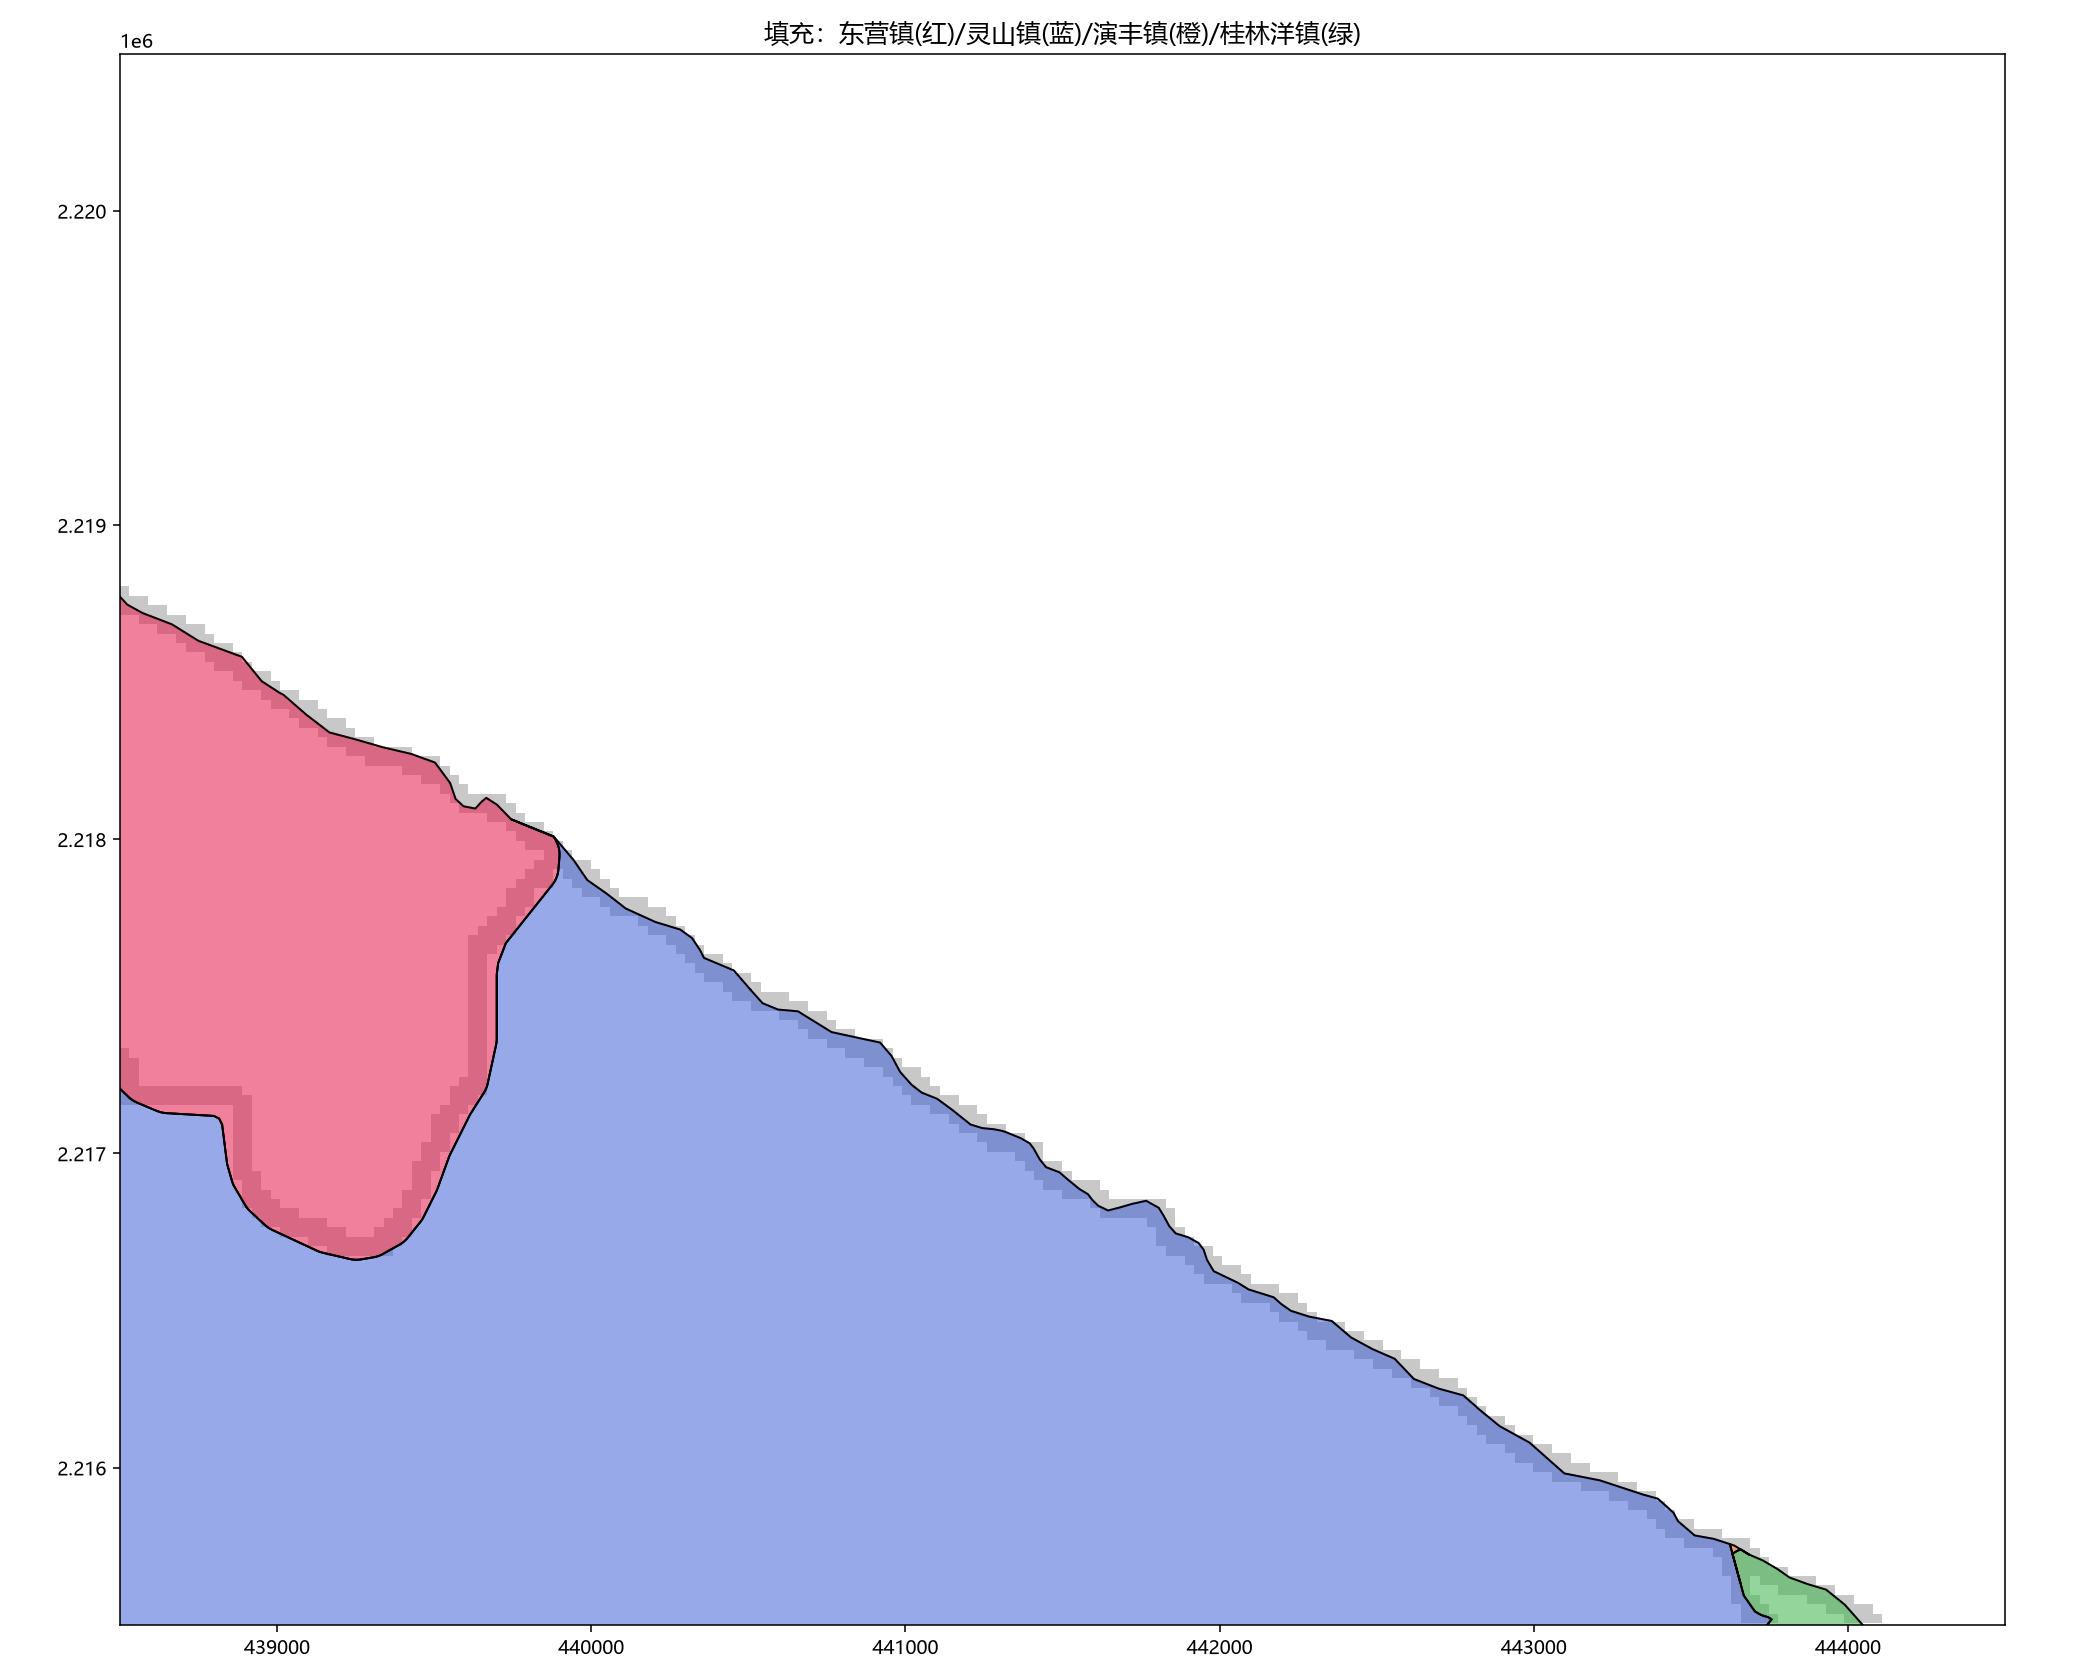

This chart was generated by the following Python code:
# -*- coding: utf-8 -*-
"""填充显示 灵山镇/东营镇/演丰镇/桂林洋镇 多边形，查找残留。"""
import os
import numpy as np
import geopandas as gpd
from PIL import Image
from shapely.ops import unary_union
import matplotlib
matplotlib.use("Agg")
import matplotlib.pyplot as plt

plt.rcParams["font.sans-serif"] = ["Microsoft YaHei"]
plt.rcParams["axes.unicode_minus"] = False

BASE = r"D:\Windows\Documents\海南省村界\海南省村界"
TOWN = os.path.join(BASE, "town")
EMPTY = os.path.join(TOWN, "Empty_map")
HT = os.path.join(TOWN, "Hainan2002", "Hainan_town.shp")
OUT = os.path.join(TOWN, "Haikou2002Color", "zoom_junction.png")
TARGET_CRS = "EPSG:32649"
Wr, Hr, OX, OY = 2036, 2097, 0, 310

g = gpd.read_file(HT, encoding="utf-8").to_crs(TARGET_CRS)
g["CODE"] = g["CODE"].astype(str)
hk = g[g["CODE"].str.startswith("4601") | (g["CITY"].astype(str) == "海口市")].copy().reset_index(drop=True)
minx, miny, maxx, maxy = unary_union([x.buffer(0) for x in hk.geometry]).bounds
sx = (maxx - minx) / Wr
sy = (maxy - miny) / Hr
img = np.array(Image.open(os.path.join(EMPTY, "Haikou_2002.png")).convert("RGB")).astype(np.int32)
dark = (img.sum(2) < 3 * 128)[OY:OY + Hr, OX:OX + Wr]

x0, y0, x1, y1 = 438500, 2215500, 444500, 2220500
c0 = int((x0 - minx) / sx); c1 = int((x1 - minx) / sx)
r0 = int((maxy - y1) / sy); r1 = int((maxy - y0) / sy)
c0, r0 = max(0, c0), max(0, r0); c1, r1 = min(Wr, c1), min(Hr, r1)
ext = (minx + c0 * sx, minx + c1 * sx, maxy - r1 * sy, maxy - r0 * sy)

fig, ax = plt.subplots(figsize=(15, 12), dpi=140)
bl = np.ones((r1 - r0, c1 - c0, 3), np.uint8) * 255
bl[dark[r0:r1, c0:c1]] = [200, 200, 200]
ax.imshow(bl, extent=ext, origin="upper", zorder=0)
colors = {"东营镇": "#e6194b", "灵山镇": "#4363d8", "演丰镇": "#f58231",
          "桂林洋镇": "#3cb44b", "三江镇": "#911eb4", "海秀镇": "#42d4f4",
          "府城镇": "#f032e6", "城西镇": "#9a6324"}
for i in hk.index:
    nm = hk.TOWN[i]
    if nm not in colors:
        continue
    for p in (hk.geometry[i].geoms if hk.geometry[i].geom_type == "MultiPolygon" else [hk.geometry[i]]):
        xs, ys = p.exterior.xy
        ax.fill(xs, ys, color=colors[nm], alpha=0.55, zorder=1)
        ax.plot(xs, ys, color="black", lw=1.0, zorder=3)
    c = hk.geometry[i].representative_point()
    if x0 < c.x < x1 and y0 < c.y < y1:
        ax.annotate(nm, (c.x, c.y), fontsize=12, zorder=6,
                    bbox=dict(fc="white", ec="none", alpha=0.8))
ax.set_xlim(x0, x1); ax.set_ylim(y0, y1); ax.set_aspect("equal")
ax.set_title("填充：东营镇(红)/灵山镇(蓝)/演丰镇(橙)/桂林洋镇(绿)", fontsize=13)
plt.tight_layout(); plt.savefig(OUT); plt.close()
print("已输出", OUT)
